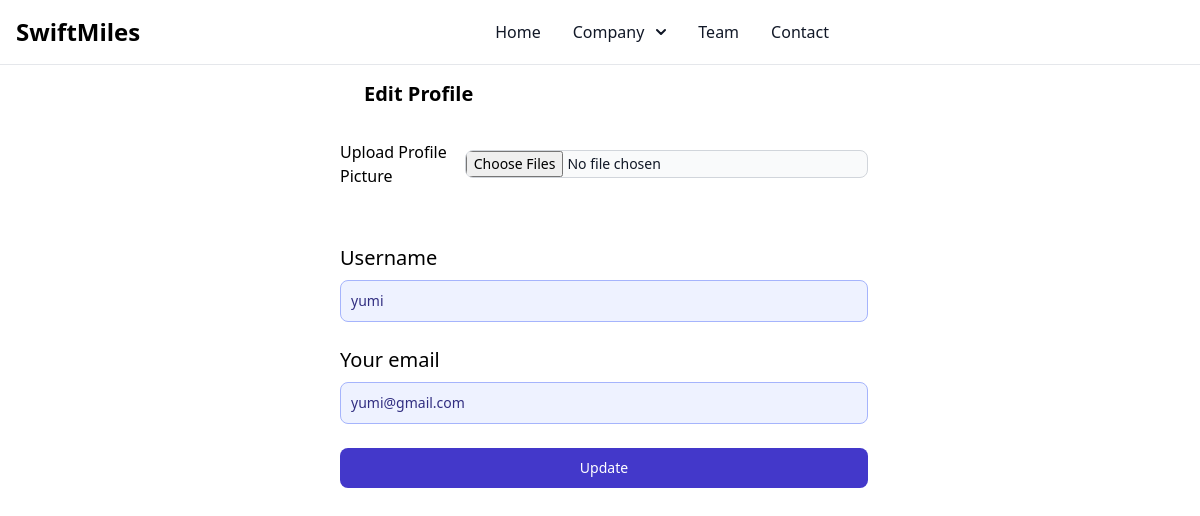
/customer/editUProfile.php?uID=7, run on an earlier commit of the app's database.
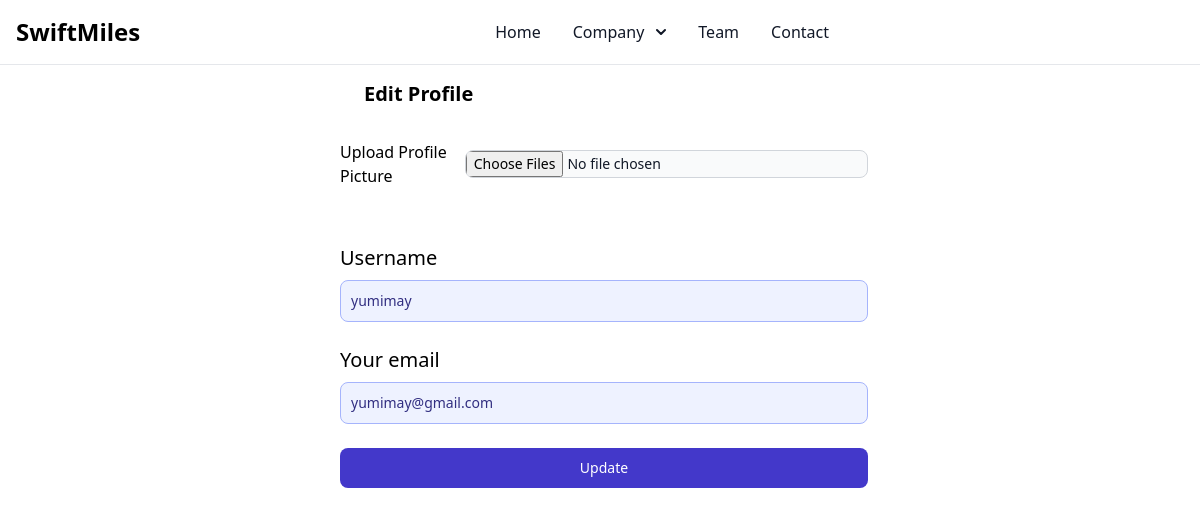
And on a later commit of the database.
### tables this page shows
CREATE TABLE `users` (
  `user_id` int(11) NOT NULL,
  `username` varchar(100) NOT NULL,
  `email` varchar(100) NOT NULL,
  `password` varchar(60) DEFAULT NULL,
  `cpassword` varchar(60) DEFAULT NULL,
  `profile` varchar(100) DEFAULT NULL
);

### src/customer/editUProfile.php (the view, shortened to what the changed rows need)
<?php
    require_once "dbconnect.php";
     if(isset($_GET['uID'])){
        $userId = $_GET['uID'];
        $user = getUserInfo($userId);
     }
     function getUserInfo($uId){
        global $conn;
        $sql = "SELECT * FROM users where user_id = ? ";
        $stmt = $conn->prepare($sql);
        $stmt->execute([$uId]);
        $user = $stmt->fetch(PDO::FETCH_ASSOC);
        return $user;
     }
?>
<!DOCTYPE html>
<html lang="en">
    <head>
        <link href="./output.css" rel="stylesheet">
        <script src="https://cdn.tailwindcss.com"></script>
    </head>
    <body>
        <form class="w-full min-h-screen ml-auto py-8 md:w-2/3 lg:w-3/4" action="<?php $_SERVER['PHP_SELF'] ?>" method="POST" enctype="multipart/form-data">
            <div class="p-2 md:p-4">
                <div class="w-full px-6 pb-8 mt-8 sm:max-w-xl sm:rounded-lg">
                    <h2 class="pl-6 text-2xl font-bold sm:text-xl">Edit Profile</h2>
                        <div class="items-center mt-8 sm:mt-14 text-[#202142]">
                        <div class="mb-2 sm:mb-6">
                                <label for="uname"
                                    class="block mb-2 text-xl font-medium text-black">
                                    Username</label>
                                <input type="text" id="uname" name="username"
                                    class="bg-indigo-50 border border-indigo-300 text-indigo-900 text-sm rounded-lg focus:ring-indigo-500 focus:border-indigo-500 block w-full p-2.5 "
                                    placeholder="" value="<?php echo $user['username']; ?>" required>
                            </div>
                            <div class="mb-2 sm:mb-6">
                                <label for="email"
                                    class="block mb-2 text-xl font-medium text-black">Your
                                    email</label>
                                <input type="email" id="email" name="email"
                                    class="bg-indigo-50 border border-indigo-300 text-indigo-900 text-sm rounded-lg focus:ring-indigo-500 focus:border-indigo-500 block w-full p-2.5 "
                                    placeholder="" value="<?php echo $user['email']; ?>" required>
                            </div>
                        </div>
                    </div>
                </div>
        </form>
    </body>
</html>

What changed in the data, as far as the page shows it:
changed users: username "yumi" → "yumimay"; email "yumi@gmail.com" → "yumimay@gmail.com"
